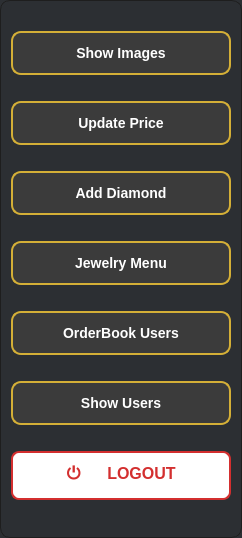
<?xml version="1.0" encoding="UTF-8"?>
<ui version="4.0">
 <class>AdminMenuButtons</class>
 <widget class="QDialog" name="AdminMenuButtons">
  <property name="geometry">
   <rect>
    <x>0</x>
    <y>0</y>
    <width>242</width>
    <height>538</height>
   </rect>
  </property>
  <property name="windowTitle">
   <string>Dialog</string>
  </property>
  <property name="styleSheet">
   <string notr="true">QDialog#AdminMenuButtons {
    background-color: #2c2f33;
    border: 1px solid #1e1e1e;
    border-radius: 10px;
}</string>
  </property>
  <layout class="QVBoxLayout" name="verticalLayout">
   <item>
    <widget class="QPushButton" name="show_images">
     <property name="font">
      <font>
       <pointsize>-1</pointsize>
       <bold>true</bold>
      </font>
     </property>
     <property name="styleSheet">
      <string notr="true">/* General Button Styling */
QPushButton {
    background-color: #3b3b3b;  /* Dark background */
    color: white;
    font-size: 14px;
    font-weight: bold;
    border: 2px solid #d4af37;  /* Gold border */
    border-radius: 10px;
    padding: 12px 20px;
    min-width: 100px;  /* Minimum width for consistency */
    text-align: center;  /* Align text to the left for icons */
    transition: all 0.3s ease;  /* Smooth transition */
}

/* Hover Effect */
QPushButton:hover {
    background-color: #f0a500;  /* Lighter gold on hover */
    color: black;  /* Darker text on hover */
    border-color: #ffcc00;  /* Brighter gold border */
    box-shadow: 0 4px 12px rgba(0, 0, 0, 0.2);  /* Slight shadow on hover */
}

/* Pressed Effect */
QPushButton:pressed {
    background-color: #b57d2a;  /* Darker gold when pressed */
    box-shadow: inset 0 2px 4px rgba(0, 0, 0, 0.4);  /* Inset shadow when pressed */
}

/* Specific Buttons with Icons */
QPushButton#showImage {
    background-image: url(:/icons/show_image.png);  /* Replace with actual image path */
    background-repeat: no-repeat;
    background-position: left center;
    padding-left: 50px;  /* Padding for the icon */
}
QPushButton#addNewImage {
    background-image: url(:/icons/add_new_image.png);  /* Image for Add New Image */
    background-repeat: no-repeat;
    background-position: left center;
    padding-left: 50px;
}
QPushButton#updatePrice {
    background-image: url(:/icons/update_price.png);  /* Image for Update Price */
    background-repeat: no-repeat;
    background-position: left center;
    padding-left: 50px;
}
QPushButton#addDiamond {
    background-image: url(:/icons/add_diamond.png);  /* Image for Add Diamond */
    background-repeat: no-repeat;
    background-position: left center;
    padding-left: 50px;
}
QPushButton#showAdmin {
    background-image: url(:/icons/show_admin.png);  /* Image for Show Admin */
    background-repeat: no-repeat;
    background-position: left center;
    padding-left: 50px;
}
QPushButton#shareBackup {
    background-image: url(:/icons/share_backup.png);  /* Image for Share Backup */
    background-repeat: no-repeat;
    background-position: left center;
    padding-left: 50px;
}
QPushButton#logout {
    background-image: url(:/icons/logout.png);  /* Image for Logout */
    background-repeat: no-repeat;
    background-position: left center;
    padding-left: 50px;
}
QPushButton#goldButton {
    background-image: url(:/icons/gold.png);  /* Image for Gold */
    background-repeat: no-repeat;
    background-position: left center;
    padding-left: 50px;
}
QPushButton#diamondButton {
    background-image: url(:/icons/diamond.png);  /* Image for Diamond */
    background-repeat: no-repeat;
    background-position: left center;
    padding-left: 50px;
}
QPushButton#updateButton {
    background-image: url(:/icons/update.png);  /* Image for Update */
    background-repeat: no-repeat;
    background-position: left center;
    padding-left: 50px;
}
</string>
     </property>
     <property name="text">
      <string>Show Images</string>
     </property>
    </widget>
   </item>
   <item>
    <widget class="QPushButton" name="update_price">
     <property name="font">
      <font>
       <pointsize>-1</pointsize>
       <bold>true</bold>
      </font>
     </property>
     <property name="styleSheet">
      <string notr="true">/* General Button Styling */
QPushButton {
    background-color: #3b3b3b;  /* Dark background */
    color: white;
    font-size: 14px;
    font-weight: bold;
    border: 2px solid #d4af37;  /* Gold border */
    border-radius: 10px;
    padding: 12px 20px;
    min-width: 100px;  /* Minimum width for consistency */
    text-align: center;  /* Align text to the left for icons */
    transition: all 0.3s ease;  /* Smooth transition */
}

/* Hover Effect */
QPushButton:hover {
    background-color: #f0a500;  /* Lighter gold on hover */
    color: black;  /* Darker text on hover */
    border-color: #ffcc00;  /* Brighter gold border */
    box-shadow: 0 4px 12px rgba(0, 0, 0, 0.2);  /* Slight shadow on hover */
}

/* Pressed Effect */
QPushButton:pressed {
    background-color: #b57d2a;  /* Darker gold when pressed */
    box-shadow: inset 0 2px 4px rgba(0, 0, 0, 0.4);  /* Inset shadow when pressed */
}

/* Specific Buttons with Icons */
QPushButton#showImage {
    background-image: url(:/icons/show_image.png);  /* Replace with actual image path */
    background-repeat: no-repeat;
    background-position: left center;
    padding-left: 50px;  /* Padding for the icon */
}
QPushButton#addNewImage {
    background-image: url(:/icons/add_new_image.png);  /* Image for Add New Image */
    background-repeat: no-repeat;
    background-position: left center;
    padding-left: 50px;
}
QPushButton#updatePrice {
    background-image: url(:/icons/update_price.png);  /* Image for Update Price */
    background-repeat: no-repeat;
    background-position: left center;
    padding-left: 50px;
}
QPushButton#addDiamond {
    background-image: url(:/icons/add_diamond.png);  /* Image for Add Diamond */
    background-repeat: no-repeat;
    background-position: left center;
    padding-left: 50px;
}
QPushButton#showAdmin {
    background-image: url(:/icons/show_admin.png);  /* Image for Show Admin */
    background-repeat: no-repeat;
    background-position: left center;
    padding-left: 50px;
}
QPushButton#shareBackup {
    background-image: url(:/icons/share_backup.png);  /* Image for Share Backup */
    background-repeat: no-repeat;
    background-position: left center;
    padding-left: 50px;
}
QPushButton#logout {
    background-image: url(:/icons/logout.png);  /* Image for Logout */
    background-repeat: no-repeat;
    background-position: left center;
    padding-left: 50px;
}
QPushButton#goldButton {
    background-image: url(:/icons/gold.png);  /* Image for Gold */
    background-repeat: no-repeat;
    background-position: left center;
    padding-left: 50px;
}
QPushButton#diamondButton {
    background-image: url(:/icons/diamond.png);  /* Image for Diamond */
    background-repeat: no-repeat;
    background-position: left center;
    padding-left: 50px;
}
QPushButton#updateButton {
    background-image: url(:/icons/update.png);  /* Image for Update */
    background-repeat: no-repeat;
    background-position: left center;
    padding-left: 50px;
}
</string>
     </property>
     <property name="text">
      <string>Update Price</string>
     </property>
    </widget>
   </item>
   <item>
    <widget class="QPushButton" name="add_dia">
     <property name="font">
      <font>
       <pointsize>-1</pointsize>
       <bold>true</bold>
      </font>
     </property>
     <property name="styleSheet">
      <string notr="true">/* General Button Styling */
QPushButton {
    background-color: #3b3b3b;  /* Dark background */
    color: white;
    font-size: 14px;
    font-weight: bold;
    border: 2px solid #d4af37;  /* Gold border */
    border-radius: 10px;
    padding: 12px 20px;
    min-width: 100px;  /* Minimum width for consistency */
    text-align: center;  /* Align text to the left for icons */
    transition: all 0.3s ease;  /* Smooth transition */
}

/* Hover Effect */
QPushButton:hover {
    background-color: #f0a500;  /* Lighter gold on hover */
    color: black;  /* Darker text on hover */
    border-color: #ffcc00;  /* Brighter gold border */
    box-shadow: 0 4px 12px rgba(0, 0, 0, 0.2);  /* Slight shadow on hover */
}

/* Pressed Effect */
QPushButton:pressed {
    background-color: #b57d2a;  /* Darker gold when pressed */
    box-shadow: inset 0 2px 4px rgba(0, 0, 0, 0.4);  /* Inset shadow when pressed */
}

/* Specific Buttons with Icons */
QPushButton#showImage {
    background-image: url(:/icons/show_image.png);  /* Replace with actual image path */
    background-repeat: no-repeat;
    background-position: left center;
    padding-left: 50px;  /* Padding for the icon */
}
QPushButton#addNewImage {
    background-image: url(:/icons/add_new_image.png);  /* Image for Add New Image */
    background-repeat: no-repeat;
    background-position: left center;
    padding-left: 50px;
}
QPushButton#updatePrice {
    background-image: url(:/icons/update_price.png);  /* Image for Update Price */
    background-repeat: no-repeat;
    background-position: left center;
    padding-left: 50px;
}
QPushButton#addDiamond {
    background-image: url(:/icons/add_diamond.png);  /* Image for Add Diamond */
    background-repeat: no-repeat;
    background-position: left center;
    padding-left: 50px;
}
QPushButton#showAdmin {
    background-image: url(:/icons/show_admin.png);  /* Image for Show Admin */
    background-repeat: no-repeat;
    background-position: left center;
    padding-left: 50px;
}
QPushButton#shareBackup {
    background-image: url(:/icons/share_backup.png);  /* Image for Share Backup */
    background-repeat: no-repeat;
    background-position: left center;
    padding-left: 50px;
}
QPushButton#logout {
    background-image: url(:/icons/logout.png);  /* Image for Logout */
    background-repeat: no-repeat;
    background-position: left center;
    padding-left: 50px;
}
QPushButton#goldButton {
    background-image: url(:/icons/gold.png);  /* Image for Gold */
    background-repeat: no-repeat;
    background-position: left center;
    padding-left: 50px;
}
QPushButton#diamondButton {
    background-image: url(:/icons/diamond.png);  /* Image for Diamond */
    background-repeat: no-repeat;
    background-position: left center;
    padding-left: 50px;
}
QPushButton#updateButton {
    background-image: url(:/icons/update.png);  /* Image for Update */
    background-repeat: no-repeat;
    background-position: left center;
    padding-left: 50px;
}
</string>
     </property>
     <property name="text">
      <string>Add Diamond</string>
     </property>
    </widget>
   </item>
   <item>
    <widget class="QPushButton" name="jewelry_menu_button">
     <property name="styleSheet">
      <string notr="true">/* General Button Styling */
QPushButton {
    background-color: #3b3b3b;  /* Dark background */
    color: white;
    font-size: 14px;
    font-weight: bold;
    border: 2px solid #d4af37;  /* Gold border */
    border-radius: 10px;
    padding: 12px 20px;
    min-width: 100px;  /* Minimum width for consistency */
    text-align: center;  /* Align text to the left for icons */
    transition: all 0.3s ease;  /* Smooth transition */
}

/* Hover Effect */
QPushButton:hover {
    background-color: #f0a500;  /* Lighter gold on hover */
    color: black;  /* Darker text on hover */
    border-color: #ffcc00;  /* Brighter gold border */
    box-shadow: 0 4px 12px rgba(0, 0, 0, 0.2);  /* Slight shadow on hover */
}

/* Pressed Effect */
QPushButton:pressed {
    background-color: #b57d2a;  /* Darker gold when pressed */
    box-shadow: inset 0 2px 4px rgba(0, 0, 0, 0.4);  /* Inset shadow when pressed */
}

/* Specific Buttons with Icons */
QPushButton#showImage {
    background-image: url(:/icons/show_image.png);  /* Replace with actual image path */
    background-repeat: no-repeat;
    background-position: left center;
    padding-left: 50px;  /* Padding for the icon */
}
QPushButton#addNewImage {
    background-image: url(:/icons/add_new_image.png);  /* Image for Add New Image */
    background-repeat: no-repeat;
    background-position: left center;
    padding-left: 50px;
}
QPushButton#updatePrice {
    background-image: url(:/icons/update_price.png);  /* Image for Update Price */
    background-repeat: no-repeat;
    background-position: left center;
    padding-left: 50px;
}
QPushButton#addDiamond {
    background-image: url(:/icons/add_diamond.png);  /* Image for Add Diamond */
    background-repeat: no-repeat;
    background-position: left center;
    padding-left: 50px;
}
QPushButton#showAdmin {
    background-image: url(:/icons/show_admin.png);  /* Image for Show Admin */
    background-repeat: no-repeat;
    background-position: left center;
    padding-left: 50px;
}
QPushButton#shareBackup {
    background-image: url(:/icons/share_backup.png);  /* Image for Share Backup */
    background-repeat: no-repeat;
    background-position: left center;
    padding-left: 50px;
}
QPushButton#logout {
    background-image: url(:/icons/logout.png);  /* Image for Logout */
    background-repeat: no-repeat;
    background-position: left center;
    padding-left: 50px;
}
QPushButton#goldButton {
    background-image: url(:/icons/gold.png);  /* Image for Gold */
    background-repeat: no-repeat;
    background-position: left center;
    padding-left: 50px;
}
QPushButton#diamondButton {
    background-image: url(:/icons/diamond.png);  /* Image for Diamond */
    background-repeat: no-repeat;
    background-position: left center;
    padding-left: 50px;
}
QPushButton#updateButton {
    background-image: url(:/icons/update.png);  /* Image for Update */
    background-repeat: no-repeat;
    background-position: left center;
    padding-left: 50px;
}
</string>
     </property>
     <property name="text">
      <string>Jewelry Menu</string>
     </property>
    </widget>
   </item>
   <item>
    <widget class="QPushButton" name="orderBookUsersPushButton">
     <property name="styleSheet">
      <string notr="true">/* General Button Styling */
QPushButton {
    background-color: #3b3b3b;  /* Dark background */
    color: white;
    font-size: 14px;
    font-weight: bold;
    border: 2px solid #d4af37;  /* Gold border */
    border-radius: 10px;
    padding: 12px 20px;
    min-width: 100px;  /* Minimum width for consistency */
    text-align: center;  /* Align text to the left for icons */
    transition: all 0.3s ease;  /* Smooth transition */
}

/* Hover Effect */
QPushButton:hover {
    background-color: #f0a500;  /* Lighter gold on hover */
    color: black;  /* Darker text on hover */
    border-color: #ffcc00;  /* Brighter gold border */
    box-shadow: 0 4px 12px rgba(0, 0, 0, 0.2);  /* Slight shadow on hover */
}

/* Pressed Effect */
QPushButton:pressed {
    background-color: #b57d2a;  /* Darker gold when pressed */
    box-shadow: inset 0 2px 4px rgba(0, 0, 0, 0.4);  /* Inset shadow when pressed */
}

/* Specific Buttons with Icons */
QPushButton#showImage {
    background-image: url(:/icons/show_image.png);  /* Replace with actual image path */
    background-repeat: no-repeat;
    background-position: left center;
    padding-left: 50px;  /* Padding for the icon */
}
QPushButton#addNewImage {
    background-image: url(:/icons/add_new_image.png);  /* Image for Add New Image */
    background-repeat: no-repeat;
    background-position: left center;
    padding-left: 50px;
}
QPushButton#updatePrice {
    background-image: url(:/icons/update_price.png);  /* Image for Update Price */
    background-repeat: no-repeat;
    background-position: left center;
    padding-left: 50px;
}
QPushButton#addDiamond {
    background-image: url(:/icons/add_diamond.png);  /* Image for Add Diamond */
    background-repeat: no-repeat;
    background-position: left center;
    padding-left: 50px;
}
QPushButton#showAdmin {
    background-image: url(:/icons/show_admin.png);  /* Image for Show Admin */
    background-repeat: no-repeat;
    background-position: left center;
    padding-left: 50px;
}
QPushButton#shareBackup {
    background-image: url(:/icons/share_backup.png);  /* Image for Share Backup */
    background-repeat: no-repeat;
    background-position: left center;
    padding-left: 50px;
}
QPushButton#logout {
    background-image: url(:/icons/logout.png);  /* Image for Logout */
    background-repeat: no-repeat;
    background-position: left center;
    padding-left: 50px;
}
QPushButton#goldButton {
    background-image: url(:/icons/gold.png);  /* Image for Gold */
    background-repeat: no-repeat;
    background-position: left center;
    padding-left: 50px;
}
QPushButton#diamondButton {
    background-image: url(:/icons/diamond.png);  /* Image for Diamond */
    background-repeat: no-repeat;
    background-position: left center;
    padding-left: 50px;
}
QPushButton#updateButton {
    background-image: url(:/icons/update.png);  /* Image for Update */
    background-repeat: no-repeat;
    background-position: left center;
    padding-left: 50px;
}
</string>
     </property>
     <property name="text">
      <string>OrderBook Users</string>
     </property>
    </widget>
   </item>
   <item>
    <widget class="QPushButton" name="show_users">
     <property name="font">
      <font>
       <family>Arial</family>
       <pointsize>-1</pointsize>
       <bold>true</bold>
      </font>
     </property>
     <property name="styleSheet">
      <string notr="true">/* General Button Styling */
QPushButton {
    background-color: #3b3b3b;  /* Dark background */
    color: white;
    font-size: 14px;
    font-weight: bold;
    border: 2px solid #d4af37;  /* Gold border */
    border-radius: 10px;
    padding: 12px 20px;
    min-width: 100px;  /* Minimum width for consistency */
    text-align: center;  /* Align text to the left for icons */
    transition: all 0.3s ease;  /* Smooth transition */
}

/* Hover Effect */
QPushButton:hover {
    background-color: #f0a500;  /* Lighter gold on hover */
    color: black;  /* Darker text on hover */
    border-color: #ffcc00;  /* Brighter gold border */
    box-shadow: 0 4px 12px rgba(0, 0, 0, 0.2);  /* Slight shadow on hover */
}

/* Pressed Effect */
QPushButton:pressed {
    background-color: #b57d2a;  /* Darker gold when pressed */
    box-shadow: inset 0 2px 4px rgba(0, 0, 0, 0.4);  /* Inset shadow when pressed */
}

/* Specific Buttons with Icons */
QPushButton#showImage {
    background-image: url(:/icons/show_image.png);  /* Replace with actual image path */
    background-repeat: no-repeat;
    background-position: left center;
    padding-left: 50px;  /* Padding for the icon */
}
QPushButton#addNewImage {
    background-image: url(:/icons/add_new_image.png);  /* Image for Add New Image */
    background-repeat: no-repeat;
    background-position: left center;
    padding-left: 50px;
}
QPushButton#updatePrice {
    background-image: url(:/icons/update_price.png);  /* Image for Update Price */
    background-repeat: no-repeat;
    background-position: left center;
    padding-left: 50px;
}
QPushButton#addDiamond {
    background-image: url(:/icons/add_diamond.png);  /* Image for Add Diamond */
    background-repeat: no-repeat;
    background-position: left center;
    padding-left: 50px;
}
QPushButton#showAdmin {
    background-image: url(:/icons/show_admin.png);  /* Image for Show Admin */
    background-repeat: no-repeat;
    background-position: left center;
    padding-left: 50px;
}
QPushButton#shareBackup {
    background-image: url(:/icons/share_backup.png);  /* Image for Share Backup */
    background-repeat: no-repeat;
    background-position: left center;
    padding-left: 50px;
}
QPushButton#logout {
    background-image: url(:/icons/logout.png);  /* Image for Logout */
    background-repeat: no-repeat;
    background-position: left center;
    padding-left: 50px;
}
QPushButton#goldButton {
    background-image: url(:/icons/gold.png);  /* Image for Gold */
    background-repeat: no-repeat;
    background-position: left center;
    padding-left: 50px;
}
QPushButton#diamondButton {
    background-image: url(:/icons/diamond.png);  /* Image for Diamond */
    background-repeat: no-repeat;
    background-position: left center;
    padding-left: 50px;
}
QPushButton#updateButton {
    background-image: url(:/icons/update.png);  /* Image for Update */
    background-repeat: no-repeat;
    background-position: left center;
    padding-left: 50px;
}
</string>
     </property>
     <property name="text">
      <string>Show Users</string>
     </property>
    </widget>
   </item>
   <item>
    <widget class="QPushButton" name="logout">
     <property name="font">
      <font>
       <pointsize>-1</pointsize>
       <bold>true</bold>
      </font>
     </property>
     <property name="styleSheet">
      <string notr="true">QPushButton {
    background-color: white; /* White background */
    color: #D32F2F; /* Red text */
    font-size: 16px; /* Font size */
    font-weight: bold; /* Bold text */
    border: 2px solid #D32F2F; /* Red border */
    border-radius: 8px; /* Rounded corners */
    padding: 8px 20px; /* Padding for size */
    text-align: center; /* Center the text */
}

QPushButton:hover {
    background-color: #FCE4EC; /* Light red background on hover */
}

QPushButton:pressed {
    background-color: #FFEBEE; /* Slightly darker light red when pressed */
    border: 2px solid #B71C1C; /* Darker red border on press */
}
</string>
     </property>
     <property name="text">
      <string>⏻      LOGOUT</string>
     </property>
    </widget>
   </item>
  </layout>
 </widget>
 <resources/>
 <connections/>
</ui>
